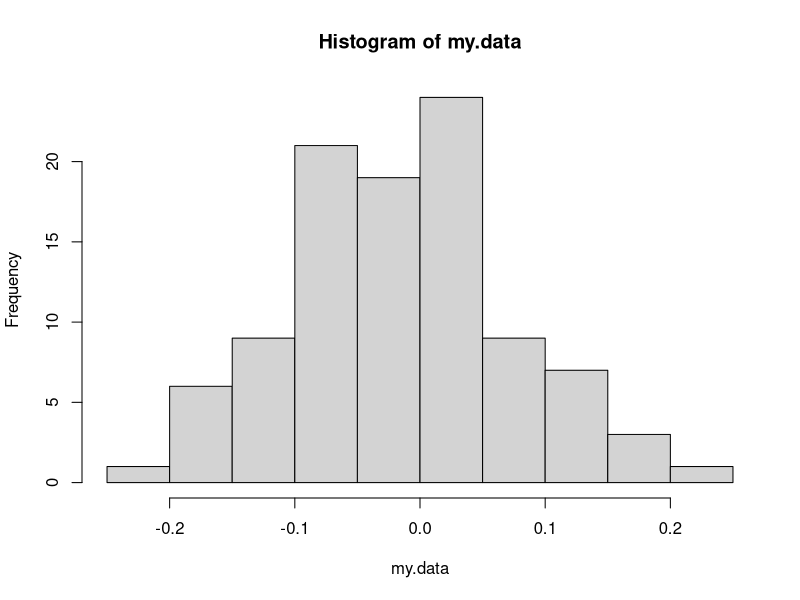
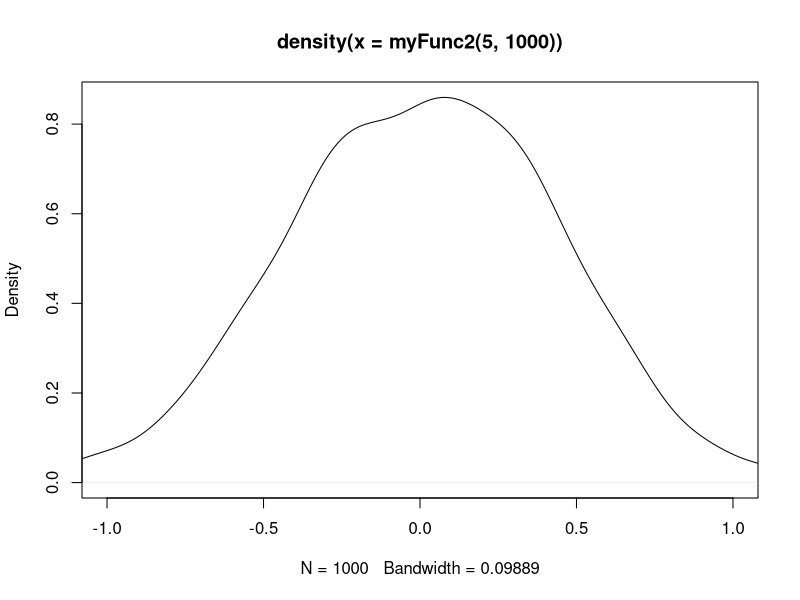
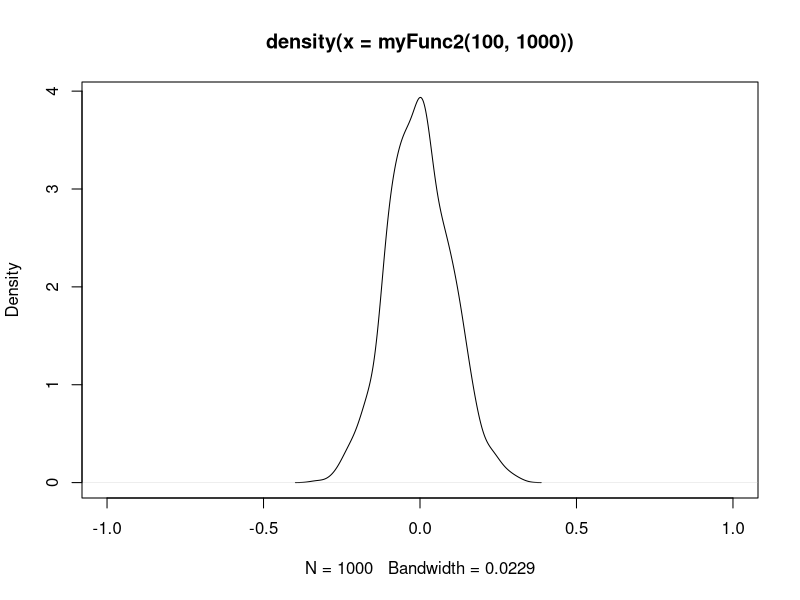
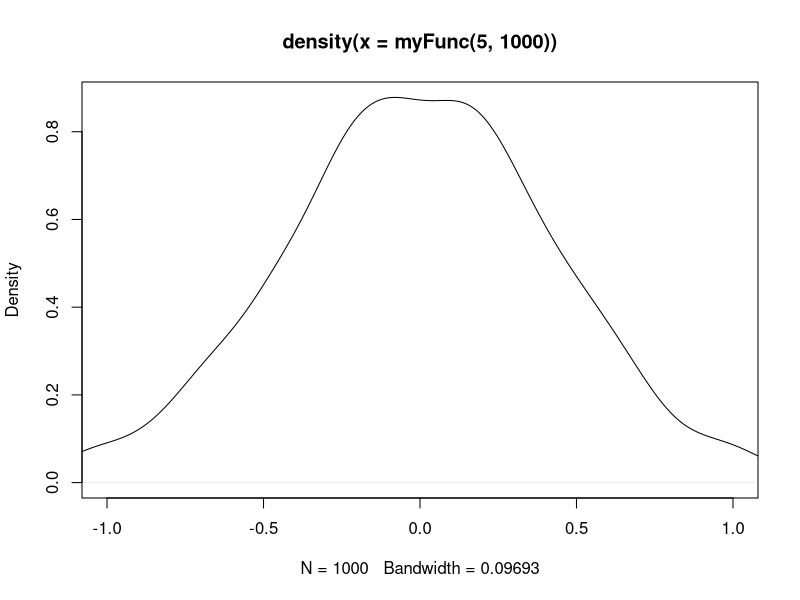

R code for these plots, in order:


#looping----

# a while loop will repeat until some condition is met. This one prints letters until i passes 26
i<-1
while(i <=26){
  print(letters[i])
  
  #this increments i each time we run the loop. Leaving this out would create a loop that ran forever.
  i<-i+1
}

#a for loop will perform some operation on each value in a list. This one prints i for every value in 1:26. 

for(i in 1:26){
  print(letters[i])
  # i increments automatically in a for loop, and it starts back at 1 each type we run the loop. 
}

#use a for loop to store results from multiple runs of data

#empty matrix with one row
my.data<-matrix(NA, nrow=100, ncol=1)
for(i in 1:100){
  my.data[i]<-rnorm(1)
}
sum(my.data)


#place a function inside a loop.

my.data<-matrix(NA, nrow=100, ncol=1)
for(i in 1:100){
  my.data[i]<-rnorm(1)
}
sum(my.data)




#function in a loop----
myFunc<-function(n){
  a<-mean(rnorm(n))
  return(a)
}

myFunc(100)

my.data<-matrix(NA, nrow=100, ncol=1)
for(i in 1:100){
  my.data[i]<-myFunc(100)
}

hist(my.data)

#loop in a function

myFunc2<-function(n, repetitions){
  my.data<-matrix(NA, nrow=repetitions, ncol=1)
  for(i in 1:repetitions){
    random<-rnorm(n)
    my.data[i]<-mean(random)
  }
  return(my.data)
}


plot(density(myFunc2(5, 1000)), xlim=c(-1, 1))
plot(density(myFunc2(100, 1000)), xlim=c(-1, 1))

#R also provides an apply family of functions
#These are (supposedly) more computationally efficient than loops. They are also (indisputably) a quicker and cleaner looking way to write code. 

#sapply and lapply will take a data frame or a list and apply a function to each element in that list or data frame.

#lapply will return a list
lapply(rep(5, 5), function(x) rnorm(x))

#sapply will try to simplify and return an array or matrix where possible
sapply(rep(5, 5), function(x) rnorm(x))


#replicate function - a wrapper for sapply that offers simpler syntax for doing the above
replicate(100, rnorm(1))


#a shorter version of the previous CLT function 
myFunc<-function(n, repetitions){
  return(replicate(repetitions, mean(rnorm(n))))
}

plot(density(myFunc(5, 1000)), xlim=c(-1, 1))